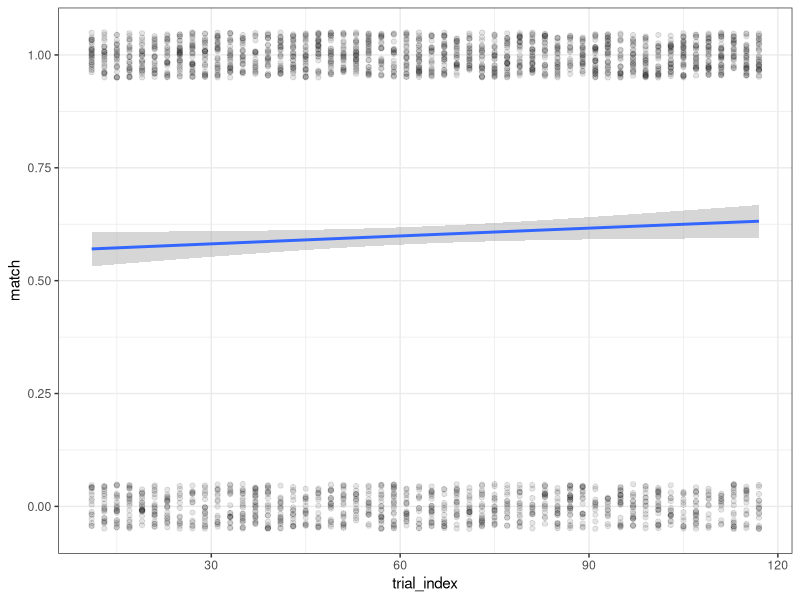
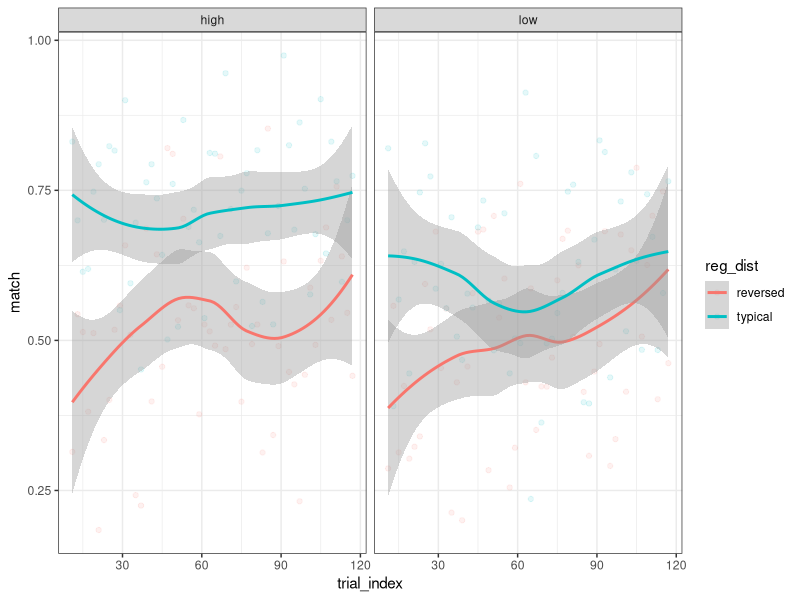
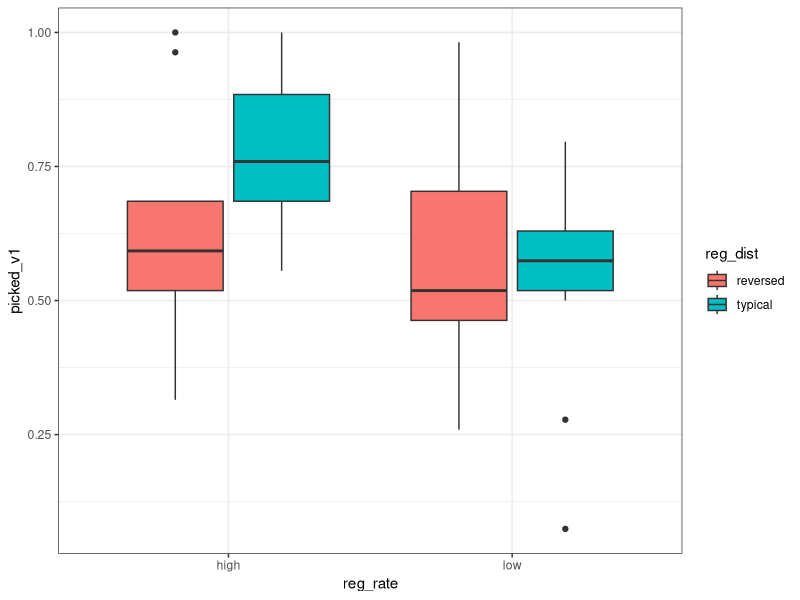

R code for these plots, in order:
setwd('~/Github/Racz2024/')
library(tidyverse)

d = read_tsv('exp_data/esp/esp_master.tsv')

d %>% 
  filter(picked_left) %>% 
  count(part_id,trial_kind) %>% 
  filter(n > 40)

d %>% 
  filter(trial_kind == 'esp trial') %>% 
  distinct(part_id,list_number,reg_rate,reg_dist) %>% 
  count(list_number,reg_rate,reg_dist)

d %>% 
  filter(trial_kind %in% c('esp trial', 'posttest trial')) %>% 
  mutate(
    missing = is.na(response_string)
  ) %>% 
  filter(missing) %>% 
  count(part_id,trial_kind)

d %>% 
  filter(trial_kind == 'esp trial') %>%
  mutate(match = as.double(esp_match)) %>% 
  ggplot(aes(trial_index, match)) +
  geom_jitter(width = .01, height = .05, alpha = .1) +
  geom_smooth(method = glm, method.args= list(family="binomial")) +
  theme_bw()

d %>% 
  filter(trial_kind == 'esp trial') %>%
  group_by(trial_index,reg_rate,reg_dist) %>% 
  summarise(match = mean(esp_match)) %>% 
  ggplot(aes(trial_index, match, colour = reg_dist)) +
  geom_jitter(width = .01, height = .05, alpha = .1) +
  geom_smooth() +
  theme_bw() +
  facet_wrap( ~ reg_rate)

# ??
d %>% 
  filter(trial_kind == 'posttest trial') %>%
  group_by(part_id,reg_rate,reg_dist) %>% 
  summarise(picked_v1 = mean(picked_v1)) %>% 
  ggplot(aes(reg_rate,picked_v1,fill = reg_dist)) +
  geom_boxplot() +
  theme_bw()
